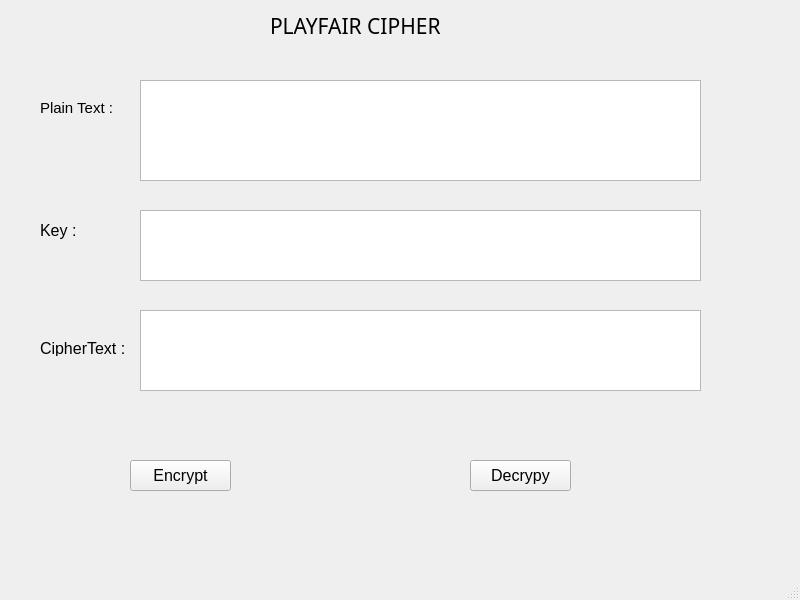
<?xml version="1.0" encoding="UTF-8"?>
<ui version="4.0">
 <class>MainWindow</class>
 <widget class="QMainWindow" name="MainWindow">
  <property name="geometry">
   <rect>
    <x>0</x>
    <y>0</y>
    <width>800</width>
    <height>600</height>
   </rect>
  </property>
  <property name="font">
   <font>
    <pointsize>12</pointsize>
   </font>
  </property>
  <property name="windowTitle">
   <string>MainWindow</string>
  </property>
  <widget class="QWidget" name="centralwidget">
   <widget class="QLabel" name="label">
    <property name="geometry">
     <rect>
      <x>270</x>
      <y>15</y>
      <width>221</width>
      <height>21</height>
     </rect>
    </property>
    <property name="font">
     <font>
      <family>Revit_HEB_DWG</family>
      <pointsize>16</pointsize>
     </font>
    </property>
    <property name="text">
     <string>PLAYFAIR CIPHER</string>
    </property>
   </widget>
   <widget class="QLabel" name="label_2">
    <property name="geometry">
     <rect>
      <x>40</x>
      <y>100</y>
      <width>81</width>
      <height>16</height>
     </rect>
    </property>
    <property name="font">
     <font>
      <pointsize>11</pointsize>
     </font>
    </property>
    <property name="text">
     <string>Plain Text :</string>
    </property>
   </widget>
   <widget class="QLabel" name="label_3">
    <property name="geometry">
     <rect>
      <x>40</x>
      <y>220</y>
      <width>47</width>
      <height>21</height>
     </rect>
    </property>
    <property name="text">
     <string>Key :</string>
    </property>
   </widget>
   <widget class="QLabel" name="label_4">
    <property name="geometry">
     <rect>
      <x>40</x>
      <y>340</y>
      <width>101</width>
      <height>16</height>
     </rect>
    </property>
    <property name="text">
     <string>CipherText : </string>
    </property>
   </widget>
   <widget class="QPlainTextEdit" name="txt_plain_text">
    <property name="geometry">
     <rect>
      <x>140</x>
      <y>80</y>
      <width>561</width>
      <height>101</height>
     </rect>
    </property>
   </widget>
   <widget class="QTextEdit" name="txt_key">
    <property name="geometry">
     <rect>
      <x>140</x>
      <y>210</y>
      <width>561</width>
      <height>71</height>
     </rect>
    </property>
   </widget>
   <widget class="QPlainTextEdit" name="txt_cipher_text">
    <property name="geometry">
     <rect>
      <x>140</x>
      <y>310</y>
      <width>561</width>
      <height>81</height>
     </rect>
    </property>
   </widget>
   <widget class="QPushButton" name="btn_encrypt">
    <property name="geometry">
     <rect>
      <x>130</x>
      <y>460</y>
      <width>101</width>
      <height>31</height>
     </rect>
    </property>
    <property name="text">
     <string>Encrypt</string>
    </property>
   </widget>
   <widget class="QPushButton" name="btn_decrypt">
    <property name="geometry">
     <rect>
      <x>470</x>
      <y>460</y>
      <width>101</width>
      <height>31</height>
     </rect>
    </property>
    <property name="text">
     <string>Decrypy</string>
    </property>
   </widget>
  </widget>
  <widget class="QMenuBar" name="menubar">
   <property name="geometry">
    <rect>
     <x>0</x>
     <y>0</y>
     <width>800</width>
     <height>21</height>
    </rect>
   </property>
  </widget>
  <widget class="QStatusBar" name="statusbar"/>
 </widget>
 <resources/>
 <connections/>
</ui>
